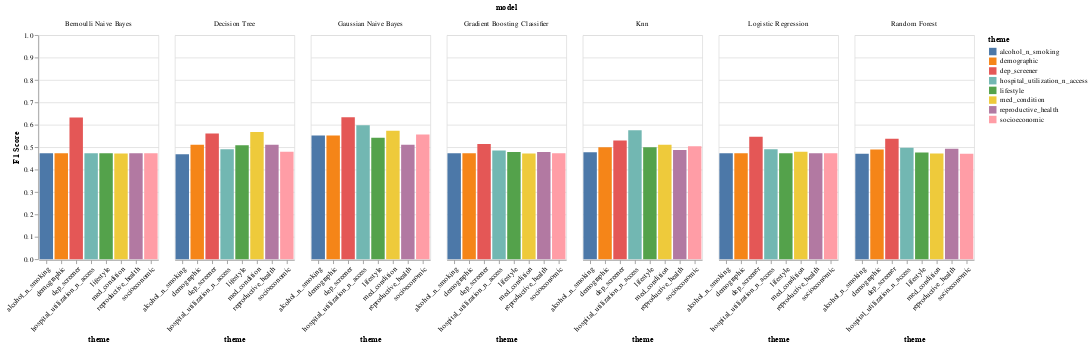

The cell this chart's notebook holds for it:
### Code cell
by_theme_f1

### Figure 1 — Vega-Lite specification as saved in the notebook (floating-point values rounded to 4 significant figures)
{"config": {"view": {"continuousWidth": 400, "continuousHeight": 300}}, "data": {"name": "data-1e8237428d47641d56da1f0266c631fc"}, "facet": {"field": "model", "type": "nominal"}, "spec": {"mark": "bar", "encoding": {"color": {"field": "theme", "type": "nominal"}, "x": {"axis": {"labelAngle": -45}, "field": "theme", "title": "theme", "type": "nominal"}, "y": {"field": "f1-score", "scale": {"domain": [0, 1]}, "title": "F1 Score", "type": "quantitative"}}}, "$schema": "https://vega.github.io/schema/vega-lite/v4.17.0.json", "datasets": {"data-1e8237428d47641d56da1f0266c631fc": [{"model": "Bernoulli Naive Bayes", "grouping": "Macro Avg", "precision": 0.6145, "recall": 0.6752, "f1-score": 0.6324, "support": 1549.0, "accuracy": 0.827, "theme": "dep_screener"}, {"model": "Gaussian Naive Bayes", "grouping": "Macro Avg", "precision": 0.6186, "recall": 0.6605, "f1-score": 0.6337, "support": 1549.0, "accuracy": 0.8405, "theme": "dep_screener"}, {"model": "Decision Tree", "grouping": "Macro Avg", "precision": 0.5827, "recall": 0.5527, "f1-score": 0.5614, "support": 1549.0, "accuracy": 0.867, "theme": "dep_screener"}, {"model": "Logistic Regression", "grouping": "Macro Avg", "precision": 0.6856, "recall": 0.5383, "f1-score": 0.5464, "support": 1549.0, "accuracy": 0.8961, "theme": "dep_screener"}, {"model": "Random Forest", "grouping": "Macro Avg", "precision": 0.6323, "recall": 0.5326, "f1-score": 0.5376, "support": 1549.0, "accuracy": 0.8909, "theme": "dep_screener"}, {"model": "Knn", "grouping": "Macro Avg", "precision": 0.641, "recall": 0.5281, "f1-score": 0.53, "support": 1549.0, "accuracy": 0.8928, "theme": "dep_screener"}, {"model": "Gradient Boosting Classifier", "grouping": "Macro Avg", "precision": 0.7198, "recall": 0.5199, "f1-score": 0.5137, "support": 1549.0, "accuracy": 0.898, "theme": "dep_screener"}, {"model": "Gaussian Naive Bayes", "grouping": "Macro Avg", "precision": 0.5858, "recall": 0.6502, "f1-score": 0.5976, "support": 1549.0, "accuracy": 0.7921, "theme": "hospital_utilization_n_access"}, {"model": "Knn", "grouping": "Macro Avg", "precision": 0.6928, "recall": 0.5578, "f1-score": 0.5756, "support": 1549.0, "accuracy": 0.8961, "theme": "hospital_utilization_n_access"}, {"model": "Random Forest", "grouping": "Macro Avg", "precision": 0.6997, "recall": 0.5111, "f1-score": 0.4968, "support": 1549.0, "accuracy": 0.8974, "theme": "hospital_utilization_n_access"}, {"model": "Decision Tree", "grouping": "Macro Avg", "precision": 0.6637, "recall": 0.508, "f1-score": 0.4908, "support": 1549.0, "accuracy": 0.8967, "theme": "hospital_utilization_n_access"}, {"model": "Logistic Regression", "grouping": "Macro Avg", "precision": 0.6369, "recall": 0.5076, "f1-score": 0.4905, "support": 1549.0, "accuracy": 0.8961, "theme": "hospital_utilization_n_access"}, {"model": "Gradient Boosting Classifier", "grouping": "Macro Avg", "precision": 0.7826, "recall": 0.5059, "f1-score": 0.4854, "support": 1549.0, "accuracy": 0.898, "theme": "hospital_utilization_n_access"}, {"model": "Bernoulli Naive Bayes", "grouping": "Macro Avg", "precision": 0.4487, "recall": 0.5, "f1-score": 0.4729, "support": 1549.0, "accuracy": 0.8974, "theme": "hospital_utilization_n_access"}, {"model": "Gaussian Naive Bayes", "grouping": "Macro Avg", "precision": 0.5469, "recall": 0.5712, "f1-score": 0.5515, "support": 1549.0, "accuracy": 0.7902, "theme": "alcohol_n_smoking"}, {"model": "Logistic Regression", "grouping": "Macro Avg", "precision": 0.4487, "recall": 0.5, "f1-score": 0.4729, "support": 1549.0, "accuracy": 0.8974, "theme": "alcohol_n_smoking"}, {"model": "Bernoulli Naive Bayes", "grouping": "Macro Avg", "precision": 0.4487, "recall": 0.5, "f1-score": 0.4729, "support": 1549.0, "accuracy": 0.8974, "theme": "alcohol_n_smoking"}, {"model": "Gradient Boosting Classifier", "grouping": "Macro Avg", "precision": 0.4486, "recall": 0.4996, "f1-score": 0.4728, "support": 1549.0, "accuracy": 0.8967, "theme": "alcohol_n_smoking"}, {"model": "Knn", "grouping": "Macro Avg", "precision": 0.4903, "recall": 0.4992, "f1-score": 0.477, "support": 1549.0, "accuracy": 0.8909, "theme": "alcohol_n_smoking"}, {"model": "Random Forest", "grouping": "Macro Avg", "precision": 0.4483, "recall": 0.4957, "f1-score": 0.4708, "support": 1549.0, "accuracy": 0.8896, "theme": "alcohol_n_smoking"}, {"model": "Decision Tree", "grouping": "Macro Avg", "precision": 0.4478, "recall": 0.491, "f1-score": 0.4684, "support": 1549.0, "accuracy": 0.8812, "theme": "alcohol_n_smoking"}, {"model": "Gaussian Naive Bayes", "grouping": "Macro Avg", "precision": 0.511, "recall": 0.5132, "f1-score": 0.5113, "support": 1549.0, "accuracy": 0.8012, "theme": "reproductive_health"}, {"model": "Decision Tree", "grouping": "Macro Avg", "precision": 0.5102, "recall": 0.511, "f1-score": 0.5104, "support": 1549.0, "accuracy": 0.8121, "theme": "reproductive_health"}, {"model": "Random Forest", "grouping": "Macro Avg", "precision": 0.5148, "recall": 0.5039, "f1-score": 0.4932, "support": 1549.0, "accuracy": 0.8793, "theme": "reproductive_health"}, {"model": "Knn", "grouping": "Macro Avg", "precision": 0.528, "recall": 0.5037, "f1-score": 0.4874, "support": 1549.0, "accuracy": 0.889, "theme": "reproductive_health"}, {"model": "Gradient Boosting Classifier", "grouping": "Macro Avg", "precision": 0.6156, "recall": 0.5024, "f1-score": 0.4789, "support": 1549.0, "accuracy": 0.8967, "theme": "reproductive_health"}, {"model": "Bernoulli Naive Bayes", "grouping": "Macro Avg", "precision": 0.4487, "recall": 0.5, "f1-score": 0.4729, "support": 1549.0, "accuracy": 0.8974, "theme": "reproductive_health"}, {"model": "Logistic Regression", "grouping": "Macro Avg", "precision": 0.4487, "recall": 0.5, "f1-score": 0.4729, "support": 1549.0, "accuracy": 0.8974, "theme": "reproductive_health"}, {"model": "Gaussian Naive Bayes", "grouping": "Macro Avg", "precision": 0.5658, "recall": 0.6121, "f1-score": 0.5731, "support": 1549.0, "accuracy": 0.7837, "theme": "med_condition"}, {"model": "Decision Tree", "grouping": "Macro Avg", "precision": 0.5633, "recall": 0.5729, "f1-score": 0.5673, "support": 1549.0, "accuracy": 0.8283, "theme": "med_condition"}, {"model": "Knn", "grouping": "Macro Avg", "precision": 0.6345, "recall": 0.5177, "f1-score": 0.5112, "support": 1549.0, "accuracy": 0.8941, "theme": "med_condition"}, {"model": "Logistic Regression", "grouping": "Macro Avg", "precision": 0.6989, "recall": 0.5028, "f1-score": 0.4791, "support": 1549.0, "accuracy": 0.8974, "theme": "med_condition"}, {"model": "Bernoulli Naive Bayes", "grouping": "Macro Avg", "precision": 0.4485, "recall": 0.4986, "f1-score": 0.4722, "support": 1549.0, "accuracy": 0.8948, "theme": "med_condition"}, {"model": "Random Forest", "grouping": "Macro Avg", "precision": 0.4485, "recall": 0.4982, "f1-score": 0.4721, "support": 1549.0, "accuracy": 0.8941, "theme": "med_condition"}, {"model": "Gradient Boosting Classifier", "grouping": "Macro Avg", "precision": 0.4485, "recall": 0.4978, "f1-score": 0.4719, "support": 1549.0, "accuracy": 0.8935, "theme": "med_condition"}, {"model": "Gaussian Naive Bayes", "grouping": "Macro Avg", "precision": 0.5524, "recall": 0.5375, "f1-score": 0.542, "support": 1549.0, "accuracy": 0.8547, "theme": "lifestyle"}, {"model": "Knn", "grouping": "Macro Avg", "precision": 0.5886, "recall": 0.511, "f1-score": 0.4997, "support": 1549.0, "accuracy": 0.8922, "theme": "lifestyle"}, {"model": "Decision Tree", "grouping": "Macro Avg", "precision": 0.5094, "recall": 0.5085, "f1-score": 0.5087, "support": 1549.0, "accuracy": 0.8276, "theme": "lifestyle"}, {"model": "Gradient Boosting Classifier", "grouping": "Macro Avg", "precision": 0.5202, "recall": 0.501, "f1-score": 0.4781, "support": 1549.0, "accuracy": 0.8941, "theme": "lifestyle"}, {"model": "Bernoulli Naive Bayes", "grouping": "Macro Avg", "precision": 0.4487, "recall": 0.5, "f1-score": 0.4729, "support": 1549.0, "accuracy": 0.8974, "theme": "lifestyle"}, {"model": "Logistic Regression", "grouping": "Macro Avg", "precision": 0.4486, "recall": 0.4996, "f1-score": 0.4728, "support": 1549.0, "accuracy": 0.8967, "theme": "lifestyle"}, {"model": "Random Forest", "grouping": "Macro Avg", "precision": 0.4818, "recall": 0.4981, "f1-score": 0.4763, "support": 1549.0, "accuracy": 0.889, "theme": "lifestyle"}, {"model": "Gaussian Naive Bayes", "grouping": "Macro Avg", "precision": 0.5862, "recall": 0.5431, "f1-score": 0.5516, "support": 1549.0, "accuracy": 0.8748, "theme": "demographic"}, {"model": "Decision Tree", "grouping": "Macro Avg", "precision": 0.5119, "recall": 0.5109, "f1-score": 0.5113, "support": 1549.0, "accuracy": 0.827, "theme": "demographic"}, {"model": "Knn", "grouping": "Macro Avg", "precision": 0.5813, "recall": 0.5107, "f1-score": 0.4993, "support": 1549.0, "accuracy": 0.8915, "theme": "demographic"}, {"model": "Logistic Regression", "grouping": "Macro Avg", "precision": 0.4487, "recall": 0.5, "f1-score": 0.4729, "support": 1549.0, "accuracy": 0.8974, "theme": "demographic"}, {"model": "Bernoulli Naive Bayes", "grouping": "Macro Avg", "precision": 0.4487, "recall": 0.5, "f1-score": 0.4729, "support": 1549.0, "accuracy": 0.8974, "theme": "demographic"}, {"model": "Gradient Boosting Classifier", "grouping": "Macro Avg", "precision": 0.4486, "recall": 0.4996, "f1-score": 0.4728, "support": 1549.0, "accuracy": 0.8967, "theme": "demographic"}, {"model": "Random Forest", "grouping": "Macro Avg", "precision": 0.4976, "recall": 0.4992, "f1-score": 0.4892, "support": 1549.0, "accuracy": 0.8709, "theme": "demographic"}, {"model": "Gaussian Naive Bayes", "grouping": "Macro Avg", "precision": 0.5633, "recall": 0.5521, "f1-score": 0.5565, "support": 1549.0, "accuracy": 0.8509, "theme": "socioeconomic"}, {"model": "Knn", "grouping": "Macro Avg", "precision": 0.5046, "recall": 0.504, "f1-score": 0.5039, "support": 1549.0, "accuracy": 0.8296, "theme": "socioeconomic"}, {"model": "Logistic Regression", "grouping": "Macro Avg", "precision": 0.4487, "recall": 0.5, "f1-score": 0.4729, "support": 1549.0, "accuracy": 0.8974, "theme": "socioeconomic"}, {"model": "Bernoulli Naive Bayes", "grouping": "Macro Avg", "precision": 0.4487, "recall": 0.5, "f1-score": 0.4729, "support": 1549.0, "accuracy": 0.8974, "theme": "socioeconomic"}, {"model": "Gradient Boosting Classifier", "grouping": "Macro Avg", "precision": 0.4486, "recall": 0.4996, "f1-score": 0.4728, "support": 1549.0, "accuracy": 0.8967, "theme": "socioeconomic"}, {"model": "Decision Tree", "grouping": "Macro Avg", "precision": 0.4828, "recall": 0.4966, "f1-score": 0.479, "support": 1549.0, "accuracy": 0.8812, "theme": "socioeconomic"}, {"model": "Random Forest", "grouping": "Macro Avg", "precision": 0.4482, "recall": 0.4953, "f1-score": 0.4706, "support": 1549.0, "accuracy": 0.889, "theme": "socioeconomic"}]}}
